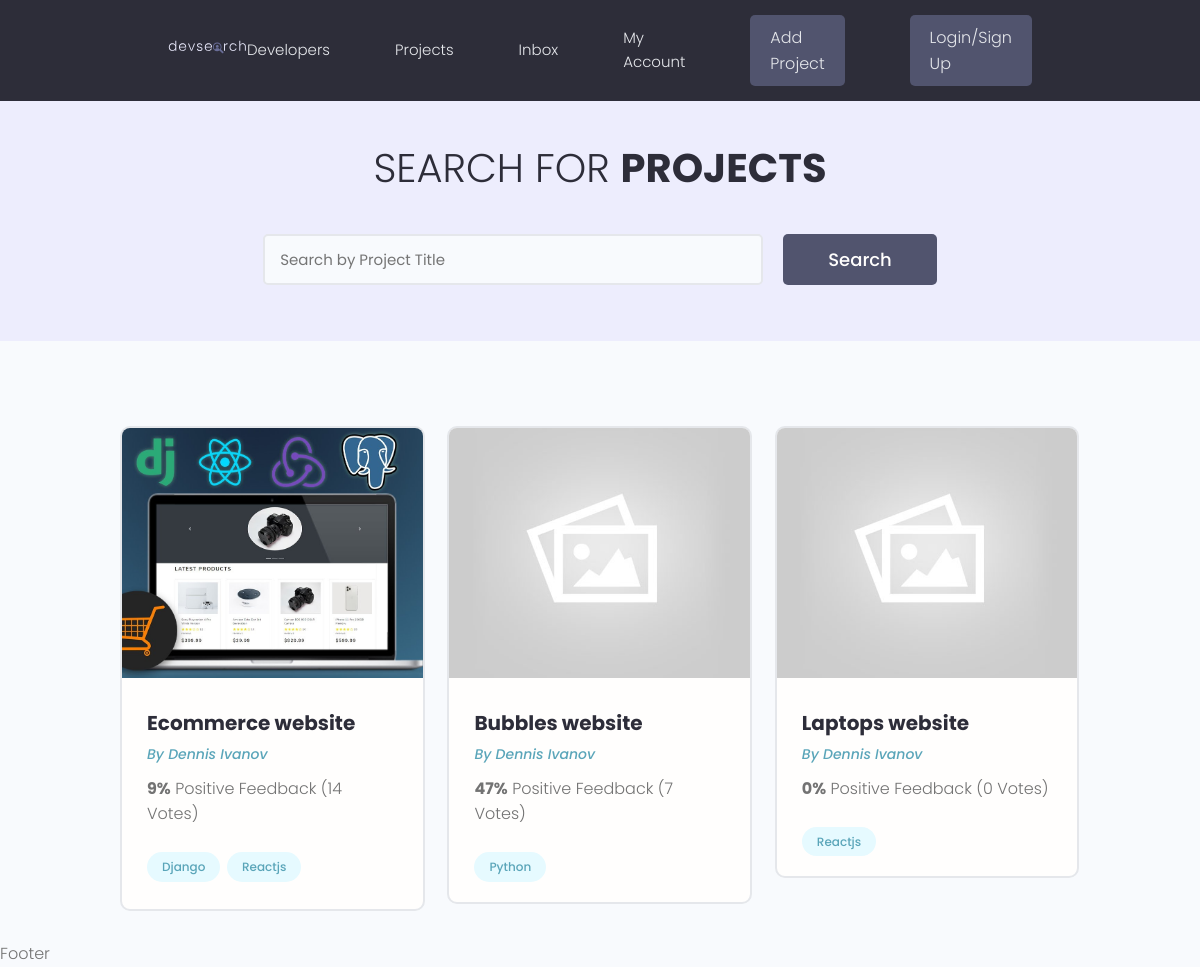
Page /projects/ on the earlier database version.
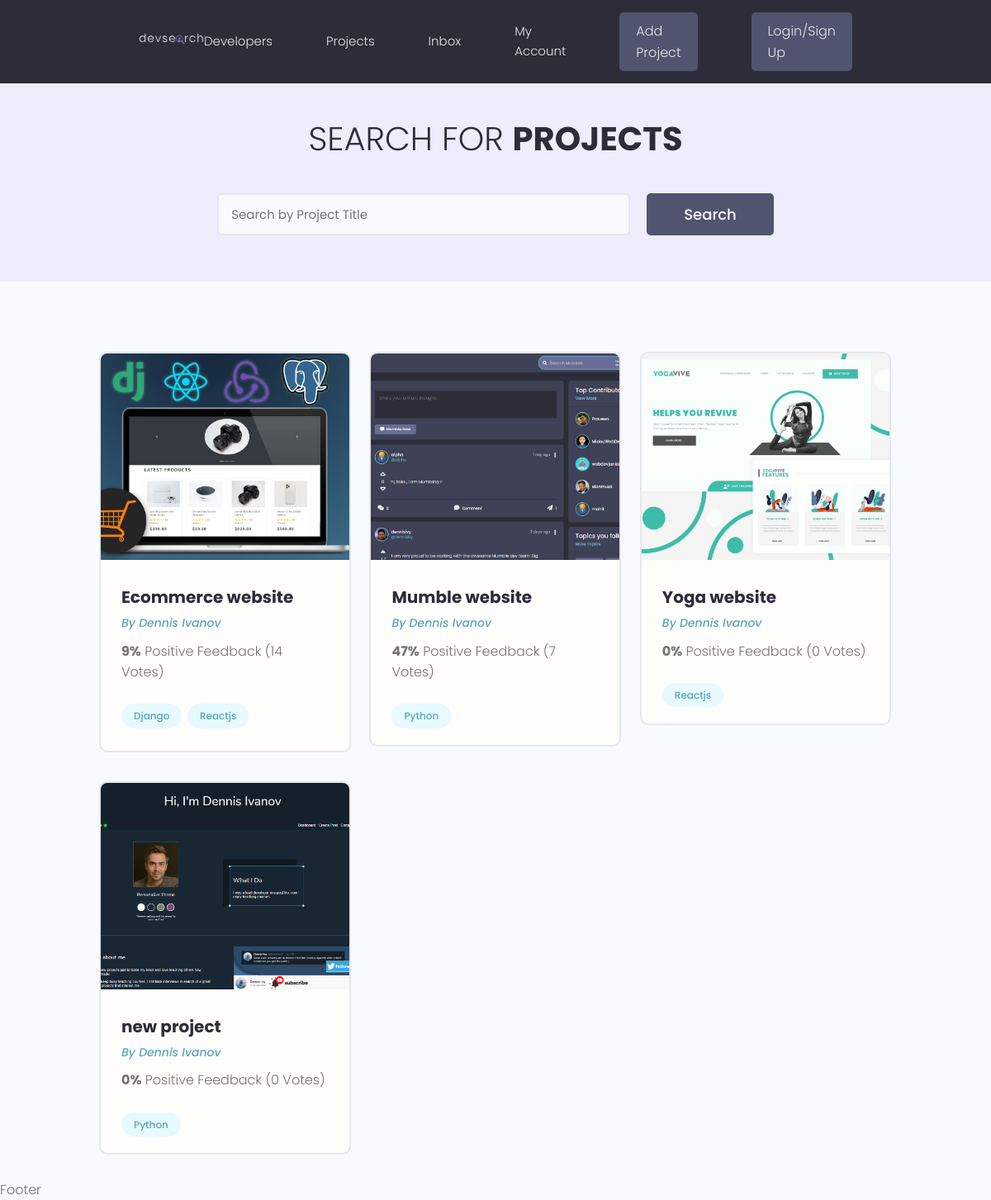
Same page on the later database version.
### projects/models.py (models this page shows, shortened)
class Project(models.Model):
    owner = models.ForeignKey(
        Profile, null=True, blank=True, on_delete=models.SET_NULL)
    title = models.CharField(max_length=200)
    description = models.TextField(null=True, blank=True)
    featured_image = models.ImageField(
        null=True, blank=True, default="default.jpg")
    demo_link = models.CharField(max_length=2000, null=True, blank=True)
    source_link = models.CharField(max_length=2000, null=True, blank=True)
    tags = models.ManyToManyField("Tag", blank=True)
    vote_total = models.IntegerField(default=0, null=True, blank=True)
    vote_ratio = models.IntegerField(default=0, null=True, blank=True)
    created = models.DateTimeField(auto_now_add=True)
    id = models.UUIDField(default=uuid.uuid4, unique=True, primary_key=True)

class Tag(models.Model):
    name = models.CharField(max_length=200)
    created = models.DateTimeField(auto_now_add=True)
    id = models.UUIDField(default=uuid.uuid4, unique=True,
                          primary_key=True, editable=False)
    def __str__(self):
        return self.name

### projects/views.py (the view)
# urls.py: path('projects/', include("projects.urls")),
def projects(request):
    projects = Project.objects.all()
    context = {"projects": projects}
    return render(request, 'projects/projects.html', context)

### projects/templates/projects/projects.html (shortened to what this page needs)
{% extends "main.html" %} {% block content %}
<main class="projects">
  <section class="hero-section text-center">
    <div class="container container--narrow">
      <div class="hero-section__box">
        <h2>Search for <span>Projects</span></h2>
      </div>
      <div class="hero-section__search">
        <form class="form" action="#" method="get">
          <div class="form__field">
            <input
              class="input input--text"
              id="formInput#search"
              type="text"
              name="text"
              placeholder="Search by Project Title"
            />
          </div>
          <input class="btn btn--sub btn--lg" type="submit" value="Search" />
        </form>
      </div>
    </div>
  </section>
  <section class="projectsList">
    <div class="container">
      <div class="grid grid--three">
        {% for project in projects %}
        <div class="column">
          <div class="card project">
            <a href="{% url 'project' project.id %}" class="project">
              <img
                class="project__thumbnail"
                src="{{project.featured_image.url}}"
                alt="{{project.title}}"
              />
              <div class="card__body">
                <h3 class="project__title">{{project.title}}</h3>
                <p>
                  <a class="project__author" href="profile.html"
                    >By Dennis Ivanov</a
                  >
                </p>
                <p class="project--rating">
                  <span style="font-weight: bold">{{project.vote_ratio}}%</span>
                  Positive Feedback ({{project.vote_total}}
                  Vote{{project.vote_total|pluralize:"s"}})
                </p>
                <div class="project__tags">
                  {% for tag in project.tags.all %}
                  <span class="tag tag--pill tag--main">
                    <small>{{tag}}</small>
                  </span>
                  {% endfor %}
                </div>
              </div>
            </a>
          </div>
        </div>
        {% endfor %}
      </div>
    </div>
  </section>
</main>
{% endblock content %}

### templates/main.html (shortened to what this page needs)
<!DOCTYPE html>
{% load static %}
<html lang="en">
  <head>
    <link
      rel="stylesheet"
      href="https://cdn.iconmonstr.com/1.3.0/css/iconmonstr-iconic-font.min.css"
    />
    <link rel="stylesheet" href="{% static 'uikit/styles/uikit.css' %}" />
    <link rel="stylesheet" href="{% static 'styles/app.css' %}" />
  </head>
  <body>
    {% include "navbar.html" %} {% block content%} {% endblock content%}
    <p>Footer</p>
  </body>
</html>

### templates/navbar.html (shortened to what this page needs)
{% load static %}
<header class="header">
  <div class="container container--narrow">
    <a href="{% url 'profiles' %}" class="header__logo">
      <img src="{% static 'images/logo.svg' %}" alt="DevSearch Logo" />
    </a>
    <nav class="header__nav">
      <ul class="header__menu">
        <li class="header__menuItem">
          <a href="{% url 'profiles' %}">Developers</a>
        </li>
        <li class="header__menuItem">
          <a href="{% url 'projects' %}">Projects</a>
        </li>
        <li class="header__menuItem"><a href="">Inbox</a></li>
        <li class="header__menuItem"><a href="">My Account</a></li>
        <li class="header__menuItem">
          <a href="{% url 'create-project' %}" class="btn btn--sub"
            >Add Project</a
          >
        </li>
        <li class="header__menuItem">
          <a href="login.html" class="btn btn--sub">Login/Sign Up</a>
        </li>
      </ul>
    </nav>
  </div>
</header>

### static/styles/app.css (style rules this page uses)
:root { --color-sub: #2d2d39; }
.btn--sub { background-color: var(--color-sub-light); }
.card { border: 2px solid var(--color-light); }
img { width: 100%; }
.header { position: sticky; z-index: 111; background-color: var(--color-sub); padding: 1.5rem 0; }
.header > .container { display: flex; justify-content: space-between; align-items: center; }
.header__logo > img { height: 3.8rem; }
.header__nav > ul { display: inline-flex; align-items: center; list-style: none; gap: 6.5rem; }
.header__menuItem > a { color: var(--color-light); font-weight: 300; }
.hero-section { height: 40vh; display: flex; align-items: center; background-color: var(--color-sub); }
.hero-section__box { margin-bottom: 4rem; }
.hero-section__box > h2, .hero-section__box > h2 > span { font-size: 4rem; color: var(--color-light); line-height: 1.3; text-transform: uppercase; }
.hero-section__box > h2 { font-weight: 300; }
.hero-section__box > h2 > span { font-weight: 700; }
.hero-section__search > .form { display: flex; align-items: center; justify-content: center; gap: 2rem; }
.hero-section__search > .form input.input--text { width: 50rem; }
.project__author { font-size: 1.4rem; font-style: italic; }
.project--rating { margin-bottom: 1.6em; margin-top: .5em; }
.projects > .hero-section { background: var(--color-sub-lighter); height: 30vh; }
.projects .hero-section__box { margin-bottom: 2.5rem; }
.projects .hero-section__box > h2 { color: var(--color-sub); }
.projects .hero-section__box > h2 > span { font-weight: 700; color: var(--color-sub); }
.projectsList { margin-top: 8rem; }
.project__thumbnail { height: 25rem; object-fit: cover; object-position: top center; }
.project__title { font-size: 2rem; font-weight: 700; color: var(--color-sub); }

### static/uikit/styles/modules/_variables.css (style rules this page uses)
:root { --color-main: #5aa5b9; --color-main-light: #e6faff; --color-sub: #3f4156; --color-sub-light: #51546e; --color-sub-lighter: #ededfd; --color-text: #737373; --color-gray: #8b8b8b; --color-light: #e5e7eb; --color-light-gray: #767676; --color-bg: #f8fafd; --color-white: #fffefd; --color-white-light: #f3f3f3; --color-success: #359e64; --color-success-bg: #def8e8; --color-error: #fc4b0b; --color-error-bg: #fff2ee; --font-base: 'Poppins', arial, helvetica, 'Segoe UI', roboto, ubuntu, sans-serif; --font-monospace: 'Fira Code', 'Courier New', courier, monospace; --font-regular: 300; --font-medium: 500; --font-bold: 700; --generic-shadow: 1px 1px 5px #00000010; --generic-transition: all 0.3s ease-in-out; }

### static/uikit/styles/modules/_base.css (style rules this page uses)
* { margin: 0; padding: 0; box-sizing: border-box; text-rendering: optimizeLegibility; color: inherit; font-size: inherit; }
html { font-size: 50%; }
@media only screen and (min-width: 480px) { html { font-size: 56.25%; } }
@media only screen and (min-width: 1200px) { html { font-size: 62.5%; } }
body { line-height: 1.6; font-weight: 400; font-size: 1.5rem; color: var(--color-text); background-color: var(--color-bg); min-height: 100vh; }

### static/uikit/styles/modules/_typography.css (style rules this page uses)
* { font-family: var(--font-base); }
h2 { font-size: 3.6rem; font-weight: var(--font-bold); }
h3 { font-size: 3.2rem; font-weight: var(--font-medium); }
p, span, strong { font-size: 1.6rem; color: var(--color-text); font-weight: var(--font-regular); }
a { padding-bottom: 2px; text-decoration: none; display: inline-block; color: var(--color-main); font-weight: var(--font-medium); }

### static/uikit/styles/modules/_utilities.css (style rules this page uses)
.container { width: 92%; max-width: 165rem; margin: 0 auto; box-sizing: border-box; }
.container--narrow { width: 92%; max-width: 120rem; }
@media screen and (min-width: 1000px) { .container { width: 90%; } }
@media screen and (min-width: 1000px) { .container--narrow { width: 85%; } }
@media screen and (min-width: 1200px) { .container { width: 80%; } }
@media screen and (min-width: 1200px) { .container--narrow { width: 72%; } }
.text-center { text-align: center; }

### static/uikit/styles/modules/_button.css (style rules this page uses)
.btn { display: inline-block; position: relative; cursor: pointer; background-color: var(--color-light); font-weight: var(--font-medium); color: var(--color-sub); text-decoration: none; padding: 1rem 2rem; border-radius: 0.5rem; border: none; width: -webkit-fit-content; width: -moz-fit-content; width: fit-content; height: -webkit-fit-content; height: -moz-fit-content; height: fit-content; font-size: 1.6rem; outline-width: 0; outline-color: transparent; -webkit-backface-visibility: hidden; backface-visibility: hidden; transition: all 0.3s ease-in-out; }
.btn--sub { background-color: var(--color-sub); color: var(--color-white); }
.btn--lg { font-size: 1.8rem; padding: 1.2rem 4.5rem; }

Differences in the rows shown:
changed Project: featured_image: picture added in place of a placeholder; title "Bubbles website" → "Mumble website"
changed Project: featured_image: picture added in place of a placeholder; title "Laptops website" → "Yoga website"
added Project: featured_image (picture), title "new project", vote_ratio "0", vote_total "0", Tag (name "Python")
